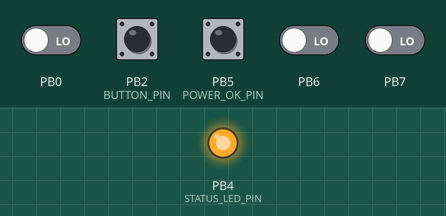
A program run on a simulated ATtiny13, built with avr-gcc and emulated at 9.6 MHz. On the bench: output pins drawn as LEDs (lit = HIGH). Dashed ring = blinking. Inputs (shaded band) come from the test bench; at power-on: PB2 (BUTTON_PIN), PB5 (POWER_OK_PIN) HIGH, PB0, PB6, PB7 LOW. Pins used as bus, display or sensor lines are not drawn.

Above: at 1.7 s.
1.8 s: PB2 (BUTTON_PIN) pulled LOW for 0.15 s
At 2.1 s:
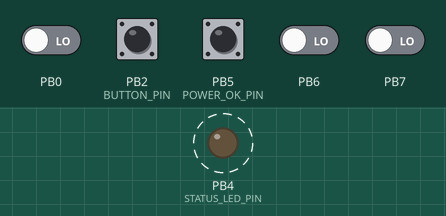
Timing chart, 0 to 4.8 s (numbered marks = the images above; inputs shaded):
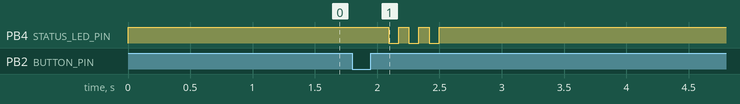

Measured:
- after the input at 1.8 s, PB4 (STATUS_LED_PIN): alternates HIGH for 0.08 s and LOW for 0.08 s, 6 changes in all, then stays HIGH, starting after 0.29 s

The program:

main.c
```c
/*
 * Author : fomonster
 *
 * Ðåàëèçàöèÿ óïðàâëåíèÿ áëîêîì ïèòàíèÿ ATX ñ ïîìîùüþ êíîïêè.
 * Ïðè âûêëþ÷åííîì ïèòàíèè ëþáîå íàæàòèå âêëþ÷àåò áëîê ïèòàíèÿ.
 * Ïðè âêëþ÷åííîì ïèòàíèè êîðîòêîå íàæàòèå ãåíåðèðóåò ñáðîñ, äëèííîå 3ñ âûêëþ÷àåò áëîê ïèòàíèÿ.
 * Ïðè âêëþ÷åíèè îïðàøèâàåòñÿ power ok è åñëè åãî íåò â òå÷åíèè íåêîòîðîãî âðåìåíè êîíòðîëëåð âûê
 *
 * Ôëàãè ïðîãðàììèðîâàíèÿ (TL866 íà âêëàäêå êîíôèã ñíÿòü âñå ãàëêè, êðîìå):
 *   SUT0 = 0
 *   CKSEL0 = 0
 *   RSTDISBL
 *
 *
 */

#include <avr/io.h>

// ATtiny13 ïîñòàâëÿåòñÿ ñ çàâîäà ñ âêëþ÷åííûì íà ÷àñòîòå 9600000 Ãö âíóòðåííèì RC-ãåíåðàòîðîì. Ïðè ïðîãðàììèðîâàíèè ñíèìàåì ãàëêó CKDIV8=0 â TL866
#define F_CPU 9600000UL

#include <stdlib.h>
#include <avr/interrupt.h>
#include <util/delay.h>
#include <time.h>

#define BUTTON_DDR DDRB
#define BUTTON_OUT_PORT PORTB
#define BUTTON_IN_PORT PINB
#define BUTTON_PIN PB2

#define POWER_OK_DDR DDRB
#define POWER_OK_OUT_PORT PORTB
#define POWER_OK_IN_PORT PINB
#define POWER_OK_PIN PB5

#define STATUS_LED_PORT PORTB
#define STATUS_LED_PIN PB4
#define STATUS_LED_DDR DDRB

#define POWER_ON_PORT PORTB
#define POWER_ON_PIN PB3
#define POWER_ON_DDR DDRB

#define RESET_PORT PORTB
#define RESET_PIN PB1
#define RESET_DDR DDRB

#define RESET_TIME 50			/* âðåìÿ èìïóëüñà reset */
#define DEBOUNCE_TIME 60        /* âðåìÿ óñòðàíåíèÿ äðåáåçãà */
#define POWEROK_THRESHOLD 36	 /* âðåìÿ îòëîæåííîé ïðîâåðêè power ok - ÷åðåç 1 ñåêóíäó ïðîâåðÿåì ïðèìåðíî è â ýòî âðåìÿ ñâåòîäèîä ìåðöàåò */
#define HOLD_THRESHOLD 36 * 3    /* âðåìÿ(ñ÷åò÷èê) äîëãîãî íàæàòèÿ êíîïêè */
#define FLASH_THRESHOLD 4	 /* âðåìÿ(ñ÷å÷èê) çàäåðæêà ïðè ìèãàíèè ñâåòîäèîäîì */
#define FLASH_RESET_THRESHOLD 2	 /* âðåìÿ(ñ÷å÷èê) çàäåðæêà ïðè ìèãàíèè ñâåòîäèîäîì ïî reset */
#define RESET_THRESHOLD 20	 /* âðåìÿ ìåðöàíèÿ reset */

/* Ñòåéò ìàøèíà */

enum LED_STATE {
	OFF,
	ON,
	FLASHING
} static ledState;

enum BUTTON_STATE {
	UP,
	DOWN
} static buttonState, prevButtonState;

volatile int powerCounter = 0; // ñ÷åò÷èê äî POWEROK_THRESHOLD, êîãäà ïèòàíèå âêëþ÷åíî
volatile int buttonDownCounter = 0; // ñ÷åò÷èê äî, HOLD_THRESHOLD
volatile int flashingCounter = 0; //
volatile int resetFlashingCounter = 0; // ñ÷åò÷èê äëÿ ìèãàíèÿ ïî reset


volatile int waitUnpress = 0;

/* Óòèëèòû */

void delay_ms(uint16_t ms) {
	while (ms) {
		_delay_ms(1);
		ms--;
	}
}

/* Óïðàâëåíèå ñâåòîäèîäîì */

void led_on(void) {
	STATUS_LED_PORT |= (1<<STATUS_LED_PIN);
}

void led_off(void) {
	STATUS_LED_PORT &= ~(1<<STATUS_LED_PIN);
}

void led_toggle(void) {
	STATUS_LED_PORT ^= (1<<STATUS_LED_PIN);
}

/* Óïðàâëåíèå ïèòàíèåì */

void power_on(void) {
	POWER_ON_PORT |= (1<<POWER_ON_PIN);
}

void power_off(void) {
	POWER_ON_PORT &= ~(1<<POWER_ON_PIN);
}

void power_toggle(void) {
	POWER_ON_PORT ^= (1<<POWER_ON_PIN);
}

/* Óïðàâëåíèå âûõîäîì ñáðîñà */

void reset_on(void) {
	RESET_PORT &= ~(1<<RESET_PIN);
}

void reset_off(void) {
	RESET_PORT |= (1<<RESET_PIN);
}

void reset_impulse(void) {
	reset_on();
	_delay_ms(RESET_TIME);
	reset_off();
}

/* Èíèöèàëèçàöèÿ */

void init_hardware(void) {

	STATUS_LED_DDR |= (1<<STATUS_LED_PIN);  // âûõîä âêëþ÷åí
	POWER_ON_DDR |= (1<<POWER_ON_PIN); // âûõîä âêëþ÷åí
	RESET_DDR |= (1<<RESET_PIN); // âûõîä âêëþ÷åí

	POWER_OK_DDR &= ~(1<<POWER_OK_PIN); // âûõîä îòêëþ÷åí
	POWER_OK_OUT_PORT |= (1<<POWER_OK_PIN); // âõîä âêëþ÷åí
}

void init_buttons(void) {

	BUTTON_DDR &= ~(1<<BUTTON_PIN); // âûõîä íà êíîïêå îòêëþ÷åí
	BUTTON_OUT_PORT |= (1<<BUTTON_PIN); // âõîä íà êíîïêå âêëþ÷åí

	GIMSK |= (1<<PCIE); // Ðàçðåøàåì âíåøíèå ïðåðûâàíèÿ PCINT0
	PCMSK |= (1<<BUTTON_PIN); // Ðàçðåøàåì ïî ìàñêå ïðåðûâàíèÿ íà íîãå êíîïêè (PCINT2)
}

void init_timers(void) {
	// prescale timer to 1/1024th the clock rate
	TCCR0B |= (1<<CS02) | (1<<CS00);

	// enable timer overflow interrupt
	TIMSK0 |=1<<TOIE0;
}

/* ñîáûòèÿ êíîïêè */
void on_btn_down(void) {
	buttonState = DOWN;
	/*
	buttonDownCounter = 0;

if ( ledState == OFF ) {
	ledState = FLASHING;
	power_on();
	powerCounter = 0;
	flashingCounter = 0;
	resetFlashingCounter = 0;
}*/
}

void on_btn_up(void) {
	if ( buttonState != DOWN ) return;

	/*if ( ledState == ON ) {

		// Ãåíåðèðîâàíèå èìïóëüñà reset
		if ( powerCounter >= POWEROK_THRESHOLD && resetFlashingCounter <= 0) {

			reset_on();
			resetFlashingCounter = RESET_THRESHOLD;
			flashingCounter = 0;
		}

	}*/
	buttonState = UP;
}

/* Ïðåðûâàíèÿ */
int is_button_down(void)
{
	return (BUTTON_IN_PORT & (1<<BUTTON_PIN)) == 0;
}

// Ïðåðûâàíèå êíîïî÷íîå
ISR(PCINT0_vect) {
	// Îòêëþ÷àåì ïðåðûâàíèÿ íà âðåìÿ îáðàáîòêè
	cli();
	// Ïîäàâëåíèå äðåáåçãà
	delay_ms(DEBOUNCE_TIME);
	cli();

	// Ïðîâåðÿåì íàæàòà êíîïêà èëè îòæàòà (ïðè íàæàòîé êíîïêå íèçêèé óðîâåíü ñèãíàëà)
	if(is_button_down()) {
		on_btn_down();
	} else {
		on_btn_up();
	}

	// Âêëþ÷àåì ïðåðûâàíèÿ â êîíöå îáðàáîòêè
	sei();
}

void update(void)
{
	int flashingCounterThreshold = FLASH_THRESHOLD;

	// Óïðàâëåíèå ïèòàíèåì è ëîâëÿ power_ok
	if ( ledState != OFF ) {
		powerCounter++;
		if ( powerCounter > POWEROK_THRESHOLD ) {
			powerCounter = POWEROK_THRESHOLD;
		}
	}

	// Ïðîâåðêà power ok
	if ( powerCounter >= POWEROK_THRESHOLD ) {
		if((POWER_OK_IN_PORT & (1<<POWER_OK_PIN)) == 0) {
			ledState = OFF;
			power_off();
		} else {
			ledState = ON;
		}
	}

	// ìèãàíèå ïðè reset èìïóëüñå
	if ( resetFlashingCounter > 0 && ledState != OFF) {
		flashingCounterThreshold = FLASH_RESET_THRESHOLD;
		resetFlashingCounter--;
		if ( resetFlashingCounter < RESET_THRESHOLD - 4 ) {
			reset_off();
		}
		ledState = FLASHING;
		if ( resetFlashingCounter <= 0 ) {
			resetFlashingCounter = 0;
			ledState = ON;
		}
		} else {
		resetFlashingCounter = 0;
		reset_off();
	}

	// Óïðàâëåíèå ñâåòîäèîäîì
	if (ledState == OFF) { led_off(); }
	else if (ledState == ON) { led_on(); }
	else if (ledState == FLASHING) {
		flashingCounter++;
		if (flashingCounter > flashingCounterThreshold ) { // 9600000Hz / 1024 = 9375, 9375 / 256 (8 bit overflow) = 36,62109375 = 1 ñåêóíäà
			led_toggle();
			flashingCounter = 0;
		}
	}

	//
	if ( buttonState == DOWN ) { // êíîïêà íàæàòà
		buttonDownCounter++;


		if ( buttonDownCounter > HOLD_THRESHOLD && ledState != OFF ) { // ëîâèì äîëãîå íàæàòèå è âûêëþ÷àåì ïèòàíèå
			ledState = OFF;
			power_off();
		} else if ( ledState == OFF && prevButtonState != buttonState ) { // ëîâèì ïðîñòîå íàæàòèå è âêëþ÷àåì ïèòàíèå
			ledState = FLASHING;
			power_on();
			powerCounter = 0;
			flashingCounter = 0;
			resetFlashingCounter = 0;
		}


	} else {
		buttonDownCounter = 0;
		if ( prevButtonState != buttonState && ledState != OFF ) { // êíîïêà îòæàòà òîëüêî-÷òî

			if ( powerCounter >= POWEROK_THRESHOLD && resetFlashingCounter <= 0) {

				reset_on();
				resetFlashingCounter = RESET_THRESHOLD;
				flashingCounter = 0;
			}

		}
	}
	prevButtonState = buttonState;

}

// Ïðåðûâàíèå òàéìåðà
ISR (TIM0_OVF_vect) {
	cli();
	//update();
	sei();
}

/* Òî÷êà âõîäà */
int main(void)
{
	prevButtonState = UP;

	powerCounter = 0; // ñ÷åò÷èê äî POWEROK_THRESHOLD, êîãäà ïèòàíèå âêëþ÷åíî
	buttonDownCounter = 0; // ñ÷åò÷èê äî, HOLD_THRESHOLD
	flashingCounter = 0; //
	resetFlashingCounter = 0; // ñ÷åò÷èê äëÿ ìèãàíèÿ ïî reset

	init_hardware();

	// Åñëè áëîê ïèòàíèÿ óæå çàïèòàí, òî óñòàíàâëèâàåì ñîîòâåòñòâóþùèé ñòåéò
	if((POWER_OK_IN_PORT & (1<<POWER_OK_PIN)) == 0) {
		ledState = OFF;
		power_off();
	} else {
		ledState = ON;
		power_on();
	}

	init_buttons();
	buttonState = UP;
	reset_off();

	sei();
	while(1) {
		update();
		_delay_ms(27);
	}
	return 0;
}
```
